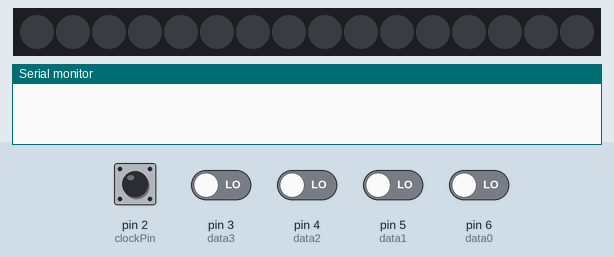
Simulated run of this sketch. Board: Arduino Uno, built with avr-gcc and run on an emulated ATmega328P. Parts: 16 RGB LEDs in strip order, left to right, the last lines printed to the serial monitor. The test bench sets the inputs (shaded band); at power-on: pin 2 (clockPin) HIGH, pin 3 (data3), pin 4 (data2), pin 5 (data1), pin 6 (data0) LOW. Dim RGB values are drawn brighter than linear.

Above: at 3.8 s.
3.9 s: pin 2 (clockPin) pulled LOW for 0.15 s
5.5 s: pin 2 (clockPin) driven LOW and pin 3 (data3) driven HIGH and pin 4 (data2) driven HIGH and pin 5 (data1) driven HIGH and pin 6 (data0) driven HIGH
At 5.68 s:
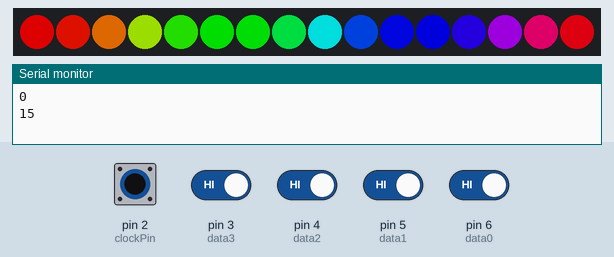
At 6.3 s:
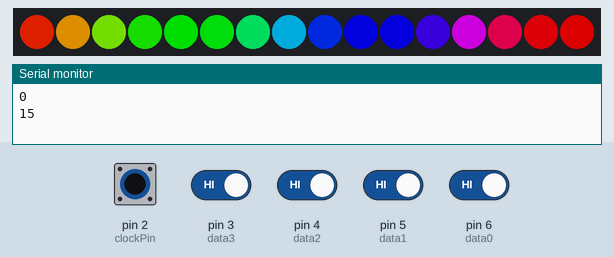

The sketch:

ArduinoLED_Panels.ino
```cpp
/*
  Voron Zero WS2812 Side panel control code
  Timothy Abraham - 11/27/2021


  Connect 4 bits of data between pins 3(MSB) -> 6(LSB)
  Connect clock pin to digital 2
  Connect Neopixel panel(s) to pin 8


  Patterns used from Adafruit Neopixel example code
*/
#include <Adafruit_NeoPixel.h>
#define LED_PIN    8
// How many NeoPixels are attached to the Arduino?
#define LED_COUNT 16

int data0 = 6; //LSB
int data1 = 5;
int data2 = 4;
int data3 = 3; //MSB
int clockPin = 2;
int data = 0;
int dataChange = 0;

Adafruit_NeoPixel strip(LED_COUNT, LED_PIN, NEO_GRB + NEO_KHZ800);

// the setup routine runs once when you press reset:
void setup() {
  // initialize serial communication at 9600 bits per second:
  Serial.begin(9600);
  // make the data pins inputs:
  pinMode(data0, INPUT);
  pinMode(data1, INPUT);
  pinMode(data2, INPUT);
  pinMode(data3, INPUT);
  pinMode(clockPin, INPUT_PULLUP); // and add pullup to clock pin
  attachInterrupt(digitalPinToInterrupt(clockPin), getData, FALLING);
  //attach a falling edge trigger interupt ot the clock pin

  strip.begin();           // INITIALIZE NeoPixel strip object (REQUIRED)
  strip.show();            // Turn OFF all pixels ASAP
  strip.setBrightness(150); // Set BRIGHTNESS to about 1/5 (max = 255)

  // Flash orange to show everything is working correctly!
  colorWipe(strip.Color(255,   50,   0), 40); // Orange
  colorWipe(strip.Color(0,   0,   0), 40); // Off
  colorWipe(strip.Color(255,   50,   0), 40); // Orange
  colorWipe(strip.Color(0,   0,   0), 40); // Off
}

// the loop routine runs over and over again forever:
void loop() {
  // read the input pin:
  if (dataChange) { // If the interupt is triggered and the data has changed
    Serial.println(data); // Print the input data out over serial (for debugging)
    dataChange = 0; // reset dataChange to 0 to signal that the data has been read in
  }

  switch (data) {
    case 1:
      colorWipe(strip.Color( 255,   0,   0), 50); // Red
      break;
    case 2:
      colorWipe(strip.Color( 255, 120,   0), 50); // Orange
      break;
    case 3:
      colorWipe(strip.Color( 255, 255,   0), 50); // Yellow
      break;
    case 4:
      colorWipe(strip.Color(   0, 255,   0), 50); // Green
      break;
    case 5:
      colorWipe(strip.Color(   0,   0, 255), 50); // Blue
      break;
    case 6:
      colorWipe(strip.Color( 255,   0, 255), 50); // Purple
      break;
    case 7:
      colorWipe(strip.Color( 255, 255, 255), 50); // White
      break;
    case 8:
      christmasLights(750); // flash red and green on alternate pixels
      break;
    case 15:
      rainbow(10);
      break;
    default:
      colorWipe(strip.Color( 0, 0, 0), 50); // Off (for anything that ISN'T defined above
      break;
      delay(1);        // delay in between reads for stability
  }
}

void getData() {
  //BitWrite the data from the 4 data pins into the "data" intiger
  bitWrite(data, 0, digitalRead(data0));
  bitWrite(data, 1, digitalRead(data1));
  bitWrite(data, 2, digitalRead(data2));
  bitWrite(data, 3, digitalRead(data3));
  dataChange = 1; // set the data change flag to triger on the next loop iteration and break from any loops in the patterns
}

void colorWipe(uint32_t color, int wait) {
  for (int i = 0; i < strip.numPixels(); i++) { // For each pixel in strip...
    strip.setPixelColor(i, color);         //  Set pixel's color (in RAM)
    strip.show();                          //  Update strip to match
    if (dataChange) {
      return;
    }
    delay(wait);                           //  Pause for a moment
  }
}

void theaterChase(uint32_t color, int wait) {
  for (int a = 0; a < 10; a++) { // Repeat 10 times...
    for (int b = 0; b < 3; b++) { //  'b' counts from 0 to 2...
      strip.clear();         //   Set all pixels in RAM to 0 (off)
      // 'c' counts up from 'b' to end of strip in steps of 3...
      for (int c = b; c < strip.numPixels(); c += 3) {
        strip.setPixelColor(c, color); // Set pixel 'c' to value 'color'
        if (dataChange) {
          return;
        }
      }
      strip.show(); // Update strip with new contents
      delay(wait);  // Pause for a moment
    }
  }
}

void rainbow(int wait) {
  // Hue of first pixel runs 5 complete loops through the color wheel.
  // Color wheel has a range of 65536 but it's OK if we roll over, so
  // just count from 0 to 5*65536. Adding 256 to firstPixelHue each time
  // means we'll make 5*65536/256 = 1280 passes through this outer loop:
  for (long firstPixelHue = 0; firstPixelHue < 5 * 65536; firstPixelHue += 256) {
    for (int i = 0; i < strip.numPixels(); i++) { // For each pixel in strip...
      // Offset pixel hue by an amount to make one full revolution of the
      // color wheel (range of 65536) along the length of the strip
      // (strip.numPixels() steps):
      int pixelHue = firstPixelHue + (i * 65536L / strip.numPixels());
      // strip.ColorHSV() can take 1 or 3 arguments: a hue (0 to 65535) or
      // optionally add saturation and value (brightness) (each 0 to 255).
      // Here we're using just the single-argument hue variant. The result
      // is passed through strip.gamma32() to provide 'truer' colors
      // before assigning to each pixel:
      strip.setPixelColor(i, strip.gamma32(strip.ColorHSV(pixelHue)));
      if (dataChange) {
        return;
      }
    }
    strip.show(); // Update strip with new contents
    delay(wait);  // Pause for a moment
  }
}

void christmasLights(int wait) {
  for (int i = 0; i < strip.numPixels(); i += 2) {
    strip.setPixelColor(i,     strip.Color( 255,   0,   0)); // Set every even pixel to red.
    strip.setPixelColor(i + 1, strip.Color(   0, 255,   0)); // Set every odd pixel to green
    if (dataChange) {
      return;
    }
  }
  strip.show(); // Update strip with new contents
  delay(wait);  // Pause for a moment
  for (int i = 0; i < strip.numPixels(); i += 2) {
    strip.setPixelColor(i,     strip.Color(   0, 255,   0)); // Set every even pixel to green.
    strip.setPixelColor(i + 1, strip.Color( 255,   0,   0)); // Set every odd pixel to red
    if (dataChange) {
      return;
    }

  }
  strip.show(); // Update strip with new contents
  delay(wait);  // Pause for a moment
}
```

Measured:
- after the input at 5.5 s, the LEDs: change at once (image 1)
